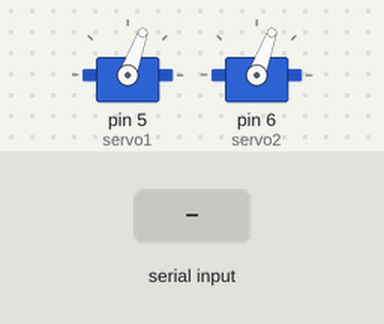
A sketch run on a simulated Arduino Uno, built with avr-gcc and run on an emulated ATmega328P. Parts: 2 × servo. The inputs (shaded band) are chosen by the test bench. What the sketch prints to the serial monitor is not drawn.

Above: at 1.2 s.
1.3 s: "ls" received over Serial
At 3.6 s:
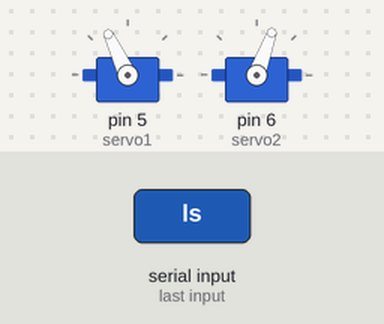
4.3 s: "ds" received over Serial
7.3 s: "rs" received over Serial
At 8.7 s:
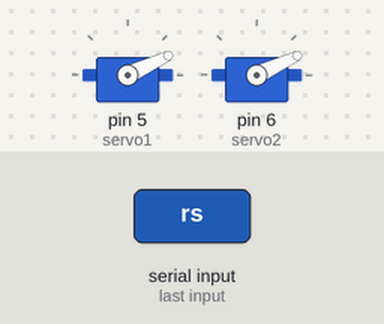
10.3 s: "us" received over Serial
13.3 s: "circle" received over Serial
At 14.5 s:
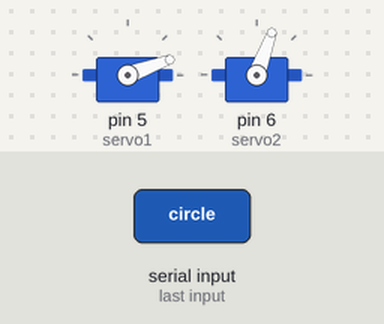
Timing chart, 0 to 16.3 s (numbered marks = the images above; inputs shaded):
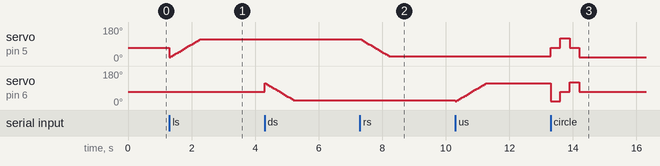

Measured:
- after the input at 7.3 s, servo on pin 5 (servo1): moves from 115° to 25° over 0.85 s, starting after 0.05 s
- after the input at 13.3 s, servo on pin 5 (servo1): 25° → 70° at once, → 120° 0.30 s later, → 70° 0.30 s later, → 20° 0.30 s later; servo on pin 6 (servo2): 115° → 20° at once, → 70° 0.30 s later, → 120° 0.30 s later, → 70° 0.30 s later

The sketch:

stimuli.ino
```cpp
#include <Servo.h>

Servo servo1;  // create servo object to control a servo
Servo servo2;

void setup() {
  Serial.begin(115200);
  Serial.setTimeout(2);
  servo1.attach(5);
  servo2.attach(6);
  servo1.write(70);
  servo2.write(70);
}

void loop() {
  while (Serial.available() > 0)
 {
   //Read the next available byte in the serial receive buffer
   String message = Serial.readString();

   //Print the message (or do other things)
   if (message=="ls"){
      for(int pos = 20; pos < 120; pos += 5){
        servo1.write(pos);
        delay(50);
      }
   } else if (message=="rs"){
      for(int pos = 115; pos > 20; pos -= 5){
        servo1.write(pos);
        delay(50);
      }
   } else if (message=="ds"){
      for(int pos = 115; pos > 20; pos -= 5){
        servo2.write(pos);
        delay(50);
      }
   } else if (message=="us"){
      for(int pos = 20; pos < 120; pos += 5){
        servo2.write(pos);
        delay(50);
      }
   } else if (message=="circle"){
      servo1.write(70);
      servo2.write(20);
      delay(300);
      servo1.write(120);
      servo2.write(70);
      delay(300);
      servo1.write(70);
      servo2.write(120);
      delay(300);
      servo1.write(20);
      servo2.write(70);
      delay(300);
   }
   else if (message == "right"){ horiz_left(); vert_zero(); }
   else if (message=="left"){ horiz_right(); vert_zero(); }
   else if (message=="bot"){ horiz_zero(); vert_top(); }
   else if (message=="midbot"){ horiz_zero(); servo2.write(45);}
   else if (message=="mid"){ horiz_zero(); vert_zero(); }
   else if (message=="midtop"){ horiz_zero(); servo2.write(95);}
   else if (message=="top"){ horiz_zero(); vert_bot(); }

   Serial.print(message);
 }
}

void horiz_zero(){ servo1.write(70); delay(300); }
void horiz_left(){ servo1.write(20);  delay(300); }
void horiz_right(){ servo1.write(120);  delay(300); }
void vert_zero(){ servo2.write(70);  delay(300); }
void vert_top(){ servo2.write(20);  delay(300); }
void vert_bot(){ servo2.write(120);  delay(300); }
```
